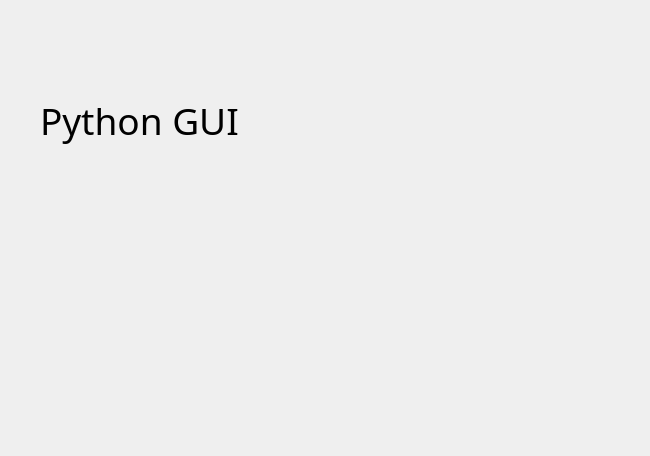
<?xml version="1.0" encoding="UTF-8"?>
<ui version="4.0">
 <class>Dialog</class>
 <widget class="QDialog" name="Dialog">
  <property name="geometry">
   <rect>
    <x>0</x>
    <y>0</y>
    <width>650</width>
    <height>456</height>
   </rect>
  </property>
  <property name="windowTitle">
   <string>Dialog</string>
  </property>
  <widget class="QLabel" name="label">
   <property name="geometry">
    <rect>
     <x>40</x>
     <y>40</y>
     <width>511</width>
     <height>161</height>
    </rect>
   </property>
   <property name="font">
    <font>
     <family>HY견고딕</family>
     <pointsize>28</pointsize>
    </font>
   </property>
   <property name="text">
    <string>Python GUI</string>
   </property>
  </widget>
 </widget>
 <resources/>
 <connections/>
</ui>
